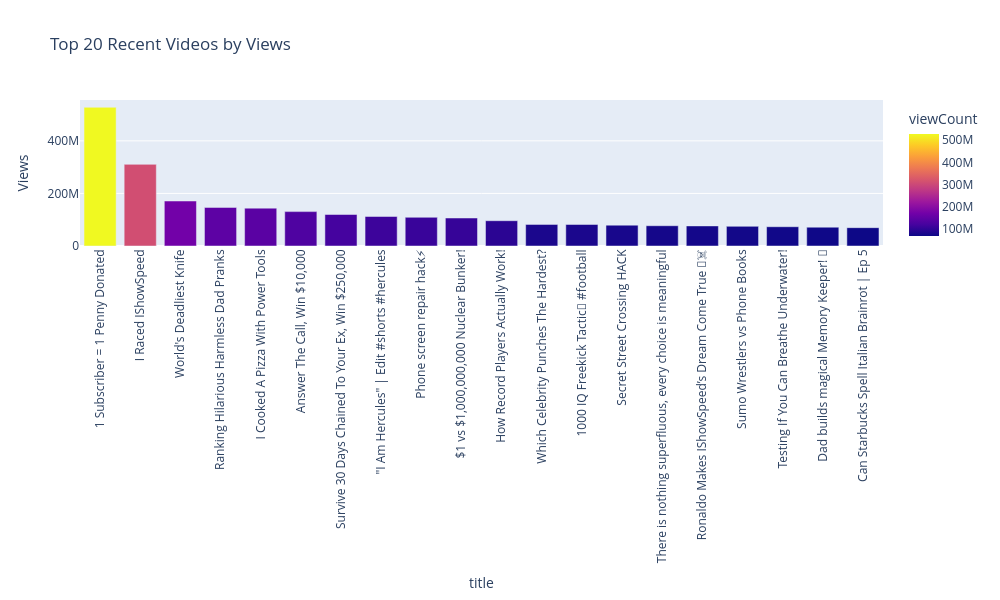

Here is the notebook cell this chart was saved with:
### Code cell
fig4_data = videos.sort_values('viewCount', ascending=False).head(20)
fig4 = px.bar(
    fig4_data,
    x='title',
    y='viewCount',
    color='viewCount',
    hover_data=['channelId', 'publishedAt'],
    title='Top 20 Recent Videos by Views'
)
fig4.update_layout(
    xaxis_tickangle=-90,
    template='plotly',
    yaxis_title='Views',
    width=1000,
    height=600
)
fig4.show()

### Figure 1 — Plotly figure (JSON) as saved in the notebook; plotly's stock layout.template omitted (floating-point values rounded to 4 significant figures)
{"data": [{"alignmentgroup": "True", "customdata": [["UCX6OQ3DkcsbYNE6H8uQQuVA", "2025-08-29T16:00:10+00:00"], ["UCX6OQ3DkcsbYNE6H8uQQuVA", "2025-09-01T20:45:41+00:00"], ["UCytgnJE6TrzTTq19GYCOyTg", "2025-07-25T16:01:22+00:00"], ["UCOIaRguemXPmsM2iHnFus-w", "2025-09-21T20:00:27+00:00"], ["UCX6OQ3DkcsbYNE6H8uQQuVA", "2025-09-23T16:00:07+00:00"], ["UCX6OQ3DkcsbYNE6H8uQQuVA", "2025-09-16T17:00:04+00:00"], ["UCX6OQ3DkcsbYNE6H8uQQuVA", "2025-09-13T16:00:01+00:00"], ["UCtUQm4URR6_mEncIUzZiG2w", "2025-09-21T11:00:31+00:00"], ["UCxmorbDaKl3yM5si8UsDqfg", "2025-04-17T14:45:09+00:00"], ["UCX6OQ3DkcsbYNE6H8uQQuVA", "2025-08-30T16:00:11+00:00"], ["UCY1kMZp36IQSyNx_9h4mpCg", "2025-07-31T16:00:03+00:00"], ["UCX6OQ3DkcsbYNE6H8uQQuVA", "2025-09-19T16:00:03+00:00"], ["UCQaHPh07hILd3ASQdkf-xkw", "2025-09-15T08:45:05+00:00"], ["UCY1kMZp36IQSyNx_9h4mpCg", "2025-08-18T16:05:24+00:00"], ["UCeUaWRg-cJX4J15sl_iumkA", "2025-09-18T03:10:25+00:00"], ["UCTGiHNXyFPBX_PJaF8WKE6w", "2025-09-20T17:07:34+00:00"], ["UCY1kMZp36IQSyNx_9h4mpCg", "2025-09-05T16:04:21+00:00"], ["UCY1kMZp36IQSyNx_9h4mpCg", "2025-09-12T15:00:22+00:00"], ["UCb9A6uotqUiuVCvVp4GMqOg", "2025-09-17T10:00:03+00:00"], ["UCUKu34S2CFUAhP6FOTd6VCw", "2025-08-31T01:03:01+00:00"]], "hovertemplate": "title=%{x}<br>viewCount=%{marker.color}<br>channelId=%{customdata[0]}<br>publishedAt=%{customdata[1]}<extra></extra>", "legendgroup": "", "marker": {"color": [527681918, 310562113, 171190724, 146771627, 144056172, 130844383, 119859013, 112324465, 109160398, 106527286, 96219298, 82258747, 81905780, 79312522, 77141198, 76418996, 74808690, 73338620, 71605956, 69739148], "coloraxis": "coloraxis", "pattern": {"shape": ""}}, "name": "", "offsetgroup": "", "orientation": "v", "showlegend": false, "textposition": "auto", "type": "bar", "x": ["1 Subscriber = 1 Penny Donated", "I Raced IShowSpeed", "World's Deadliest Knife", "Ranking Hilarious Harmless Dad Pranks", "I Cooked A Pizza With Power Tools", "Answer The Call, Win $10,000", "Survive 30 Days Chained To Your Ex, Win $250,000", "\"I Am Hercules\" | Edit #shorts #hercules", "Phone screen repair hack⚡️", "$1 vs $1,000,000,000 Nuclear Bunker!", "How Record Players Actually Work!", "Which Celebrity Punches The Hardest?", "1000 IQ Freekick Tactic🧠 #football", "Secret Street Crossing HACK", "There is nothing superfluous, every choice is meaningful", "Ronaldo Makes IShowSpeed’s Dream Come True 🤯☠️", "Sumo Wrestlers vs Phone Books", "Testing If You Can Breathe Underwater!", "Dad builds magical Memory Keeper! 🥰", "Can Starbucks Spell Italian Brainrot | Ep 5"], "xaxis": "x", "y": [527681918, 310562113, 171190724, 146771627, 144056172, 130844383, 119859013, 112324465, 109160398, 106527286, 96219298, 82258747, 81905780, 79312522, 77141198, 76418996, 74808690, 73338620, 71605956, 69739148], "yaxis": "y"}], "layout": {"barmode": "relative", "coloraxis": {"colorbar": {"title": {"text": "viewCount"}}, "colorscale": [[0, "#0d0887"], [0.1111, "#46039f"], [0.2222, "#7201a8"], [0.3333, "#9c179e"], [0.4444, "#bd3786"], [0.5556, "#d8576b"], [0.6667, "#ed7953"], [0.7778, "#fb9f3a"], [0.8889, "#fdca26"], [1, "#f0f921"]]}, "height": 600, "legend": {"tracegroupgap": 0}, "title": {"text": "Top 20 Recent Videos by Views"}, "width": 1000, "xaxis": {"anchor": "y", "domain": [0, 1], "tickangle": -90, "title": {"text": "title"}}, "yaxis": {"anchor": "x", "domain": [0, 1], "title": {"text": "Views"}}}}
